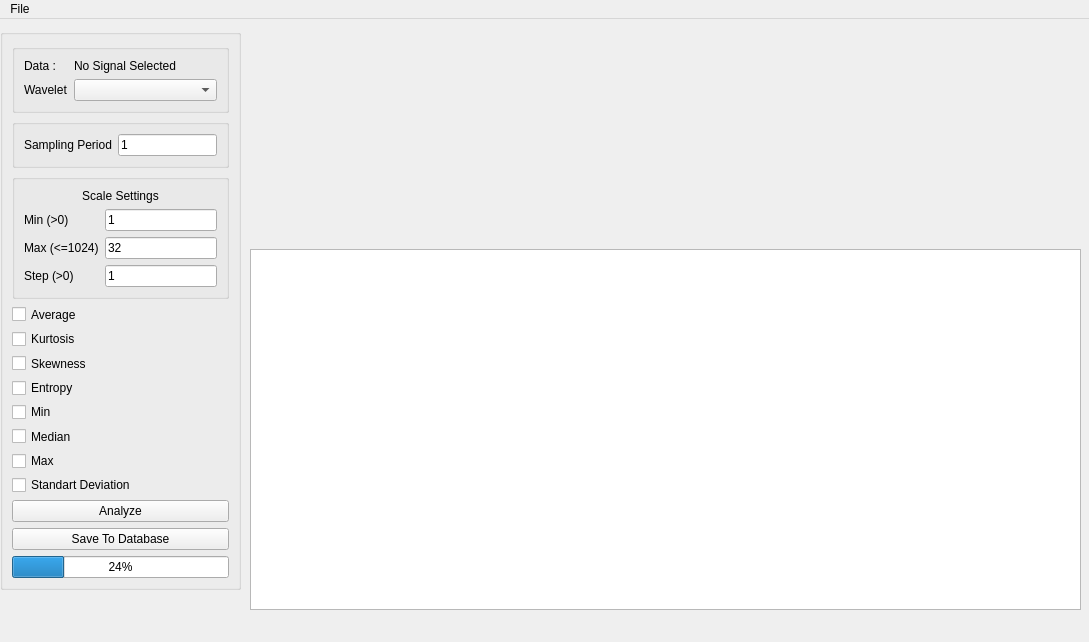
<?xml version="1.0" encoding="UTF-8"?>
<ui version="4.0">
 <class>MainWindow</class>
 <widget class="QMainWindow" name="MainWindow">
  <property name="geometry">
   <rect>
    <x>0</x>
    <y>0</y>
    <width>1089</width>
    <height>642</height>
   </rect>
  </property>
  <property name="sizePolicy">
   <sizepolicy hsizetype="Fixed" vsizetype="Fixed">
    <horstretch>0</horstretch>
    <verstretch>0</verstretch>
   </sizepolicy>
  </property>
  <property name="windowTitle">
   <string>MainWindow</string>
  </property>
  <widget class="QWidget" name="centralwidgetCont">
   <widget class="QGroupBox" name="groupBoxCont">
    <property name="geometry">
     <rect>
      <x>0</x>
      <y>10</y>
      <width>241</width>
      <height>561</height>
     </rect>
    </property>
    <property name="title">
     <string/>
    </property>
    <layout class="QVBoxLayout" name="verticalLayout">
     <item>
      <widget class="QGroupBox" name="groupBox_1DCont_data">
       <property name="sizePolicy">
        <sizepolicy hsizetype="Preferred" vsizetype="Fixed">
         <horstretch>0</horstretch>
         <verstretch>0</verstretch>
        </sizepolicy>
       </property>
       <property name="title">
        <string/>
       </property>
       <layout class="QFormLayout" name="formLayout_3">
        <item row="0" column="0">
         <widget class="QLabel" name="label_1DCont_Data">
          <property name="text">
           <string>Data : </string>
          </property>
         </widget>
        </item>
        <item row="0" column="1">
         <widget class="QLabel" name="label_1DCont_DataName">
          <property name="text">
           <string>No Signal Selected</string>
          </property>
         </widget>
        </item>
        <item row="1" column="0">
         <widget class="QLabel" name="label_1DCont_Type">
          <property name="text">
           <string>Wavelet</string>
          </property>
         </widget>
        </item>
        <item row="1" column="1">
         <widget class="QComboBox" name="comboBox_1DCont_Type"/>
        </item>
       </layout>
      </widget>
     </item>
     <item>
      <widget class="QGroupBox" name="groupBox_1DCont_data_2">
       <property name="maximumSize">
        <size>
         <width>16777215</width>
         <height>50</height>
        </size>
       </property>
       <property name="title">
        <string/>
       </property>
       <layout class="QFormLayout" name="formLayout_4">
        <item row="0" column="0">
         <widget class="QLabel" name="label_sampling_period">
          <property name="text">
           <string>Sampling Period</string>
          </property>
         </widget>
        </item>
        <item row="0" column="1">
         <widget class="QLineEdit" name="edit_sampling_period">
          <property name="text">
           <string>1</string>
          </property>
         </widget>
        </item>
       </layout>
      </widget>
     </item>
     <item>
      <widget class="QGroupBox" name="groupBox_1DCont_data_3">
       <property name="sizePolicy">
        <sizepolicy hsizetype="Preferred" vsizetype="Preferred">
         <horstretch>0</horstretch>
         <verstretch>0</verstretch>
        </sizepolicy>
       </property>
       <property name="title">
        <string/>
       </property>
       <layout class="QFormLayout" name="formLayout_5">
        <property name="sizeConstraint">
         <enum>QLayout::SetDefaultConstraint</enum>
        </property>
        <property name="rowWrapPolicy">
         <enum>QFormLayout::DontWrapRows</enum>
        </property>
        <item row="3" column="0">
         <widget class="QLabel" name="label_min_scale">
          <property name="text">
           <string>Min (&gt;0)</string>
          </property>
         </widget>
        </item>
        <item row="4" column="0">
         <widget class="QLabel" name="label_max_scale">
          <property name="text">
           <string>Max (&lt;=1024)</string>
          </property>
         </widget>
        </item>
        <item row="5" column="0">
         <widget class="QLabel" name="label_scale_step">
          <property name="text">
           <string>Step (&gt;0)</string>
          </property>
         </widget>
        </item>
        <item row="4" column="1">
         <widget class="QLineEdit" name="edit_max_scale">
          <property name="text">
           <string>32</string>
          </property>
         </widget>
        </item>
        <item row="5" column="1">
         <widget class="QLineEdit" name="edit_scale_step">
          <property name="text">
           <string>1</string>
          </property>
         </widget>
        </item>
        <item row="3" column="1">
         <widget class="QLineEdit" name="edit_min_scale">
          <property name="text">
           <string>1</string>
          </property>
         </widget>
        </item>
        <item row="0" column="0" colspan="2">
         <widget class="QLabel" name="label_scale_settings">
          <property name="text">
           <string>Scale Settings</string>
          </property>
          <property name="alignment">
           <set>Qt::AlignCenter</set>
          </property>
         </widget>
        </item>
       </layout>
      </widget>
     </item>
     <item>
      <layout class="QVBoxLayout" name="verticalLayout_3">
       <item>
        <widget class="QCheckBox" name="checkBox_1D_Average">
         <property name="text">
          <string>Average</string>
         </property>
        </widget>
       </item>
       <item>
        <widget class="QCheckBox" name="checkBox_1D_Kurtosis">
         <property name="text">
          <string>Kurtosis</string>
         </property>
        </widget>
       </item>
       <item>
        <widget class="QCheckBox" name="checkBox_1D_Skewness">
         <property name="text">
          <string>Skewness</string>
         </property>
        </widget>
       </item>
       <item>
        <widget class="QCheckBox" name="checkBox_1D_Entropy">
         <property name="text">
          <string>Entropy</string>
         </property>
        </widget>
       </item>
       <item>
        <widget class="QCheckBox" name="checkBox_1D_Min">
         <property name="text">
          <string>Min</string>
         </property>
        </widget>
       </item>
       <item>
        <widget class="QCheckBox" name="checkBox_1D_Median">
         <property name="text">
          <string>Median</string>
         </property>
        </widget>
       </item>
       <item>
        <widget class="QCheckBox" name="checkBox_1D_Max">
         <property name="text">
          <string>Max</string>
         </property>
        </widget>
       </item>
       <item>
        <widget class="QCheckBox" name="checkBox_1D_StandartDeviation">
         <property name="text">
          <string>Standart Deviation</string>
         </property>
        </widget>
       </item>
      </layout>
     </item>
     <item>
      <widget class="QPushButton" name="pushButton_1DCont_Analyze">
       <property name="text">
        <string>Analyze</string>
       </property>
      </widget>
     </item>
     <item>
      <widget class="QPushButton" name="pushButton_save_db_cont">
       <property name="text">
        <string>Save To Database</string>
       </property>
      </widget>
     </item>
     <item>
      <widget class="QProgressBar" name="progressBar">
       <property name="value">
        <number>24</number>
       </property>
       <property name="alignment">
        <set>Qt::AlignCenter</set>
       </property>
      </widget>
     </item>
    </layout>
   </widget>
   <widget class="MplWidget" name="widget_1DCont_Original" native="true">
    <property name="geometry">
     <rect>
      <x>250</x>
      <y>10</y>
      <width>831</width>
      <height>221</height>
     </rect>
    </property>
   </widget>
   <widget class="QTableWidget" name="tableWidget_1D_matrix">
    <property name="geometry">
     <rect>
      <x>250</x>
      <y>230</y>
      <width>831</width>
      <height>361</height>
     </rect>
    </property>
   </widget>
  </widget>
  <widget class="QMenuBar" name="menubar">
   <property name="geometry">
    <rect>
     <x>0</x>
     <y>0</y>
     <width>1089</width>
     <height>21</height>
    </rect>
   </property>
   <widget class="QMenu" name="menuLoad">
    <property name="title">
     <string>File</string>
    </property>
    <widget class="QMenu" name="menuLoad_2">
     <property name="title">
      <string>Load</string>
     </property>
     <addaction name="cont_signal_Load"/>
     <addaction name="actionFolder"/>
    </widget>
    <addaction name="menuLoad_2"/>
    <addaction name="actionClose"/>
   </widget>
   <addaction name="menuLoad"/>
  </widget>
  <action name="cont_signal_Load">
   <property name="text">
    <string>Signal</string>
   </property>
  </action>
  <action name="actionClose">
   <property name="text">
    <string>Close</string>
   </property>
  </action>
  <action name="actionFolder">
   <property name="text">
    <string>Folder</string>
   </property>
  </action>
 </widget>
 <customwidgets>
  <customwidget>
   <class>MplWidget</class>
   <extends>QWidget</extends>
   <header>mplwidget.h</header>
   <container>1</container>
  </customwidget>
 </customwidgets>
 <resources/>
 <connections/>
</ui>
